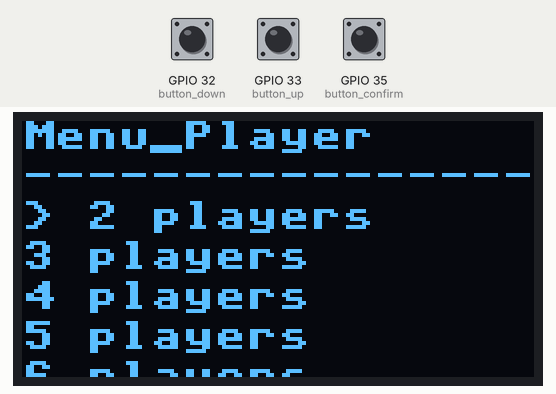
Simulated run of this program. Board: ESP32 board running MicroPython. Shown: 128×64 one-colour display. The inputs (shaded band) are chosen by the test bench; at power-on: GPIO 35 (button_confirm) LOW, GPIO 32 (button_down) LOW, GPIO 33 (button_up) LOW. Library files of the repository ran but are not shown: ssd1306.py; what the program prints to the serial console is not drawn.

Above: at 1.2 s.
1.3 s: GPIO 35 (button_confirm) pulled HIGH for 0.15 s
At 2.1 s:
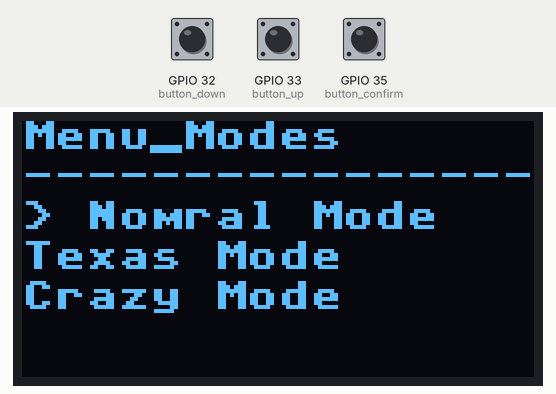
2.9 s: GPIO 32 (button_down) pulled HIGH for 0.15 s
At 3.3 s:
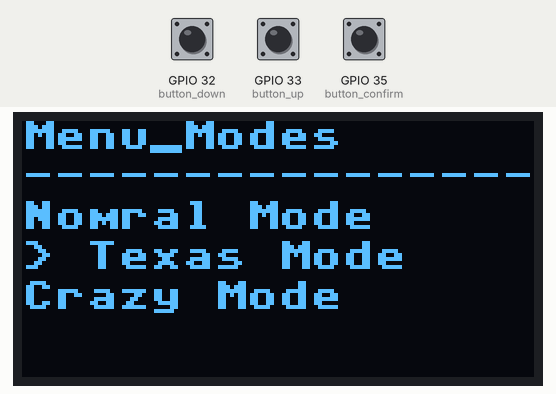
4.5 s: GPIO 32 (button_down) pulled HIGH for 1 s
At 5.7 s:
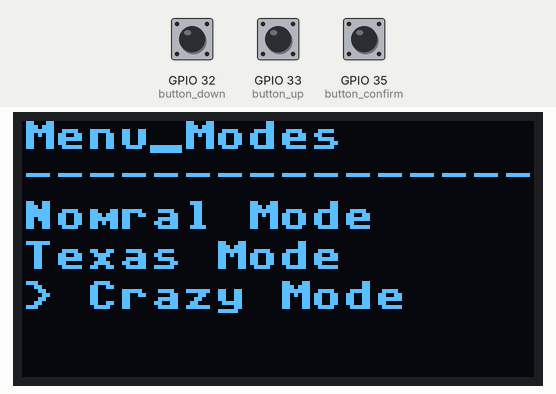
7.0 s: GPIO 35 (button_confirm) pulled HIGH for 1 s
At 7.5 s:
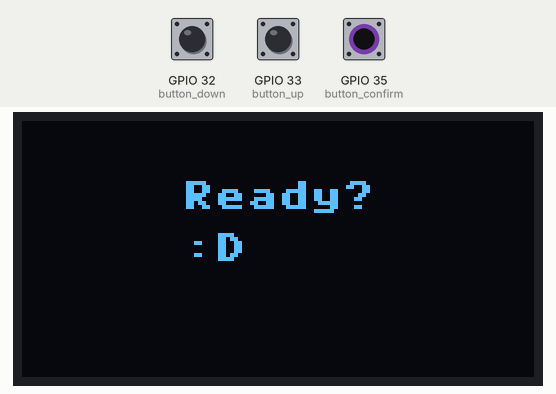
9.5 s: GPIO 35 (button_confirm) pulled HIGH for 0.15 s
At 10.6 s:
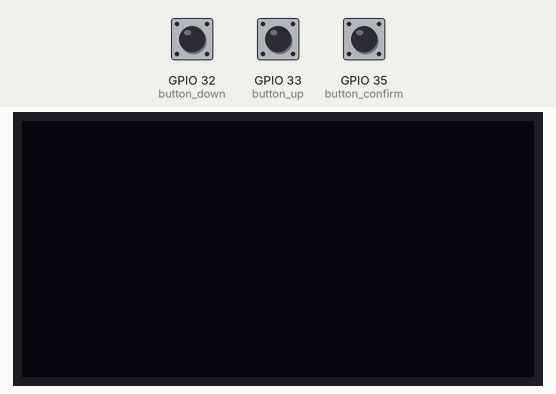
Timing chart, 0 to 12.5 s (numbered marks = the images above; inputs shaded):
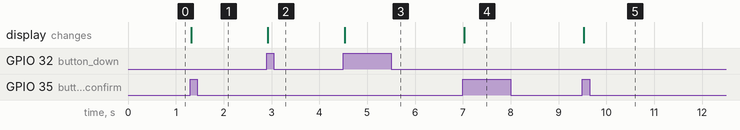

The program:

Oled_display.py
```python
from machine import Pin, I2C
import ssd1306


# ESP32 Pin assignment
i2c = I2C(0, scl=Pin(22), sda=Pin(21))
oled_width = 128
oled_height = 64
oled = ssd1306.SSD1306_I2C(oled_width, oled_height, i2c)
#Buttons
button_up = Pin(33, Pin.IN,Pin.PULL_DOWN)
button_confirm = Pin(35, Pin.IN, Pin.PULL_DOWN)
button_down = Pin(32, Pin.IN, Pin.PULL_DOWN)
#Show Menu
#Test Code Below:
#oled.text('Hi', 10, 10)
#oled.show()

menu_types=[[2,3,4,5,6,8],['Nomral','Texas','Crazy']]
current_item = 0
menu_index=0
def display_menu (current,index,menus):
    if index == 0:
        menu = menus[index]
        oled.fill(0)
        oled.text ('Menu_Player',0,0)
        oled.text ('-'*20,0,10)
        for i in range (len (menu)):
            if current>=3:
                for j in range (3, len (menu)):
                    if j == current:
                        oled.text ('> '+str(menu[j]) + ' players', 0, 20+(j-3)*10)
                    else:
                        oled.text (str(menu[j]) + ' players', 0, 20+(j-3)*10)
            else:
                if i == current:
                    oled.text ('> '+str(menu [i]) + ' players', 0, 20+i*10)
                else:
                    oled.text (str(menu [i]) + ' players', 0, 20+i*10)
    elif index == 1:
        menu = menus[index]
        oled.text ('Menu_Modes',0,0)
        oled.text ('-'*20,0,10)
        for i in range (len (menu)):
            if i == current:
                oled.text ('> '+menu [i] + ' Mode', 0, 20+i*10)
            else:
                oled.text (menu [i] + ' Mode', 0, 20+i*10)
    elif index == len (menus):
        oled.text ('Ready?',40,15)
        oled.text (':D',40,28)
    oled.show ()

def button_up_irq(button_up):
    global menu_index
    global current_item
    global menu_types
    print ("Now is going up ^")
    if button_up.value() == 1:
        if menu_index == 0:
            current_item = (current_item-1) % len (menu_types[0])
        elif menu_index == 1:
            current_item = (current_item-1) % len (menu_types[1])
        oled.fill (0)
        display_menu(current_item,menu_index,menu_types)

def button_down_irq(button_down):
    global menu_index
    global current_item
    global menu_types
    print ("Now is going down v")
    if button_down.value() == 1:
        if menu_index == 0:
            current_item = (current_item+1) % len (menu_types[0])
        elif menu_index == 1:
            current_item = (current_item+1) % len (menu_types[1])
        elif menu_index == len (menu_types):
            menu_index = 0
            current_item = 0
            print ("Now is switching menu :D")
        oled.fill (0)
        display_menu(current_item,menu_index,menu_types)


def button_confirm_irq(button_confirm):
    global menu_index
    global current_item
    global menu_types
    menu_index = (menu_index+1)
    print ("Now is switching menu :D")
    if button_confirm.value() == 1:
        if menu_index < len (menu_types):
            current_item = 0
        elif menu_index == len (menu_types) + 1:
            print ("Spreading card")
        oled.fill (0)
        display_menu(current_item,menu_index,menu_types)


#testing
display_menu (current_item,menu_index,menu_types)
button_up.irq (button_up_irq, Pin.IRQ_RISING)
button_down.irq (button_down_irq, Pin.IRQ_RISING)
button_confirm.irq (button_confirm_irq, Pin.IRQ_RISING)
```

Measured:
- after the input at 1.3 s, the display: changes at once (image 1)
- after the input at 2.9 s, the display: changes at once (image 2)
- after the input at 4.5 s, the display: changes at once (image 3)
- after the input at 7.0 s, the display: changes at once (image 4)
- after the input at 9.5 s, the display: changes at once (image 5)
